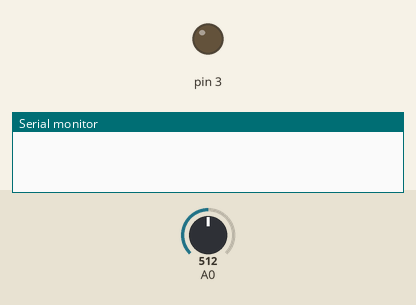
The sketch below on a simulated Arduino Uno, built with avr-gcc and run on an emulated ATmega328P. Parts: output pins drawn as LEDs (lit = HIGH), the last lines printed to the serial monitor. Dashed ring = blinking. Inputs (shaded band) come from the test bench; at power-on: A0 = 512.

Above: at 1.2 s.
1.3 s: A0 set to 640
2.8 s: A0 set to 656
At 3.05 s:
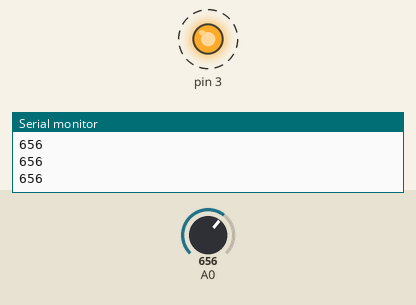
5.8 s: A0 set to 511
At 5.8 s:
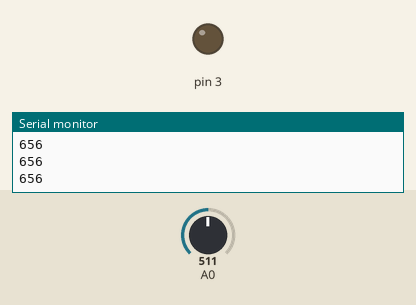
7.3 s: A0 set to 660
At 7.55 s:
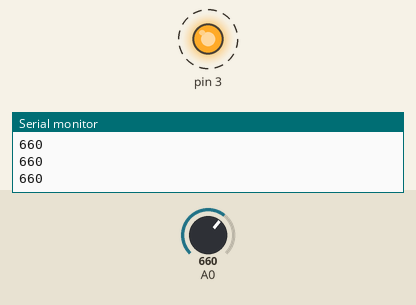
Timing chart, 0 to 11.3 s (numbered marks = the images above; inputs shaded):
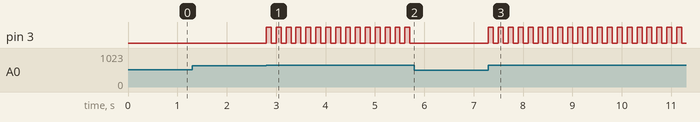

Measured:
- the behaviour switches between 649 and 650 on A0 (found by bisection; images 0 and 1)
- after the input at 1.3 s, every drawn part: stays the same
- after the input at 2.8 s, pin 3: alternates HIGH for 0.10 s and LOW for 0.10 s, starting at once
- after the input at 5.8 s, pin 3: stops changing and stays LOW
- after the input at 7.3 s, pin 3: alternates HIGH for 0.10 s and LOW for 0.10 s, starting at once

The sketch:

Sound_switch.ino
```cpp
//Module MAX4466

bool luc = false;

void setup() {
  // put your setup code here, to run once:
    pinMode(A0, INPUT);
    pinMode(3, OUTPUT);
    Serial.begin(9600);
}

void loop() {
  int podatk = analogRead(0);

  if(podatk >= 650){ //650 is my limit when to trigger
     Serial.println(podatk);
     if(luc){
        digitalWrite(3,LOW);
        luc = false;
     }else{
        digitalWrite(3,HIGH);
        luc = true;
     }
    delay(100);	//give it some time to trigger only once per clap
  }
}
```
